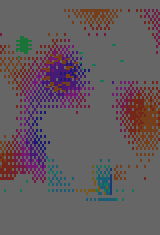
#> input picture dumps/2026-11-21-planes/runtime/01-artist-plasma/composite.png, 160 x 235 px, given in place of title_city_reference.png, which was not available
$ python dump_bitmap_assets.py
#> lines starting #> are read from the running program, lines starting #| are printed output that depends on the picture
### tools/title_plasma.py
"""Full-screen animated GTIA 11 plasma with hue-only lettering.

The 6502 synthesizes an 80x64 wave field in the inactive framebuffer,
adds the static skyline, then composites the lettering and dissolve masks.
ANTIC repeats each source line three times.
"""
import math
from pathlib import Path
from PIL import Image
from build_sequence import Code, TITLE_TICK
from school_portrait_bank import bank_value
from music_timing import tick_at_beat
import title_water

SIZE = 2272
STATE = 0x83e0
FRAME_BYTES = 2560
LETTER_PAGES = 5
PLASMA_STEP_TICKS = 16
FIRST_BANK = 40
PLASMA_ENTRY = 0x4000
WAVE_TABLES = 0x4500
VERTICAL_WAVE = 0x4d00
SKYLINE_DATA = 0x4e00
SKYLINE_FIRST_PAGE = 5
SKYLINE_PAGES = 5
FADE_RANKS = 0x5500
FADE_LOOKUP = 0x5f00
FADE_ENTRY = 0x6500
# Whole pages after the arena helpers and in two unused side-actor gaps.
MASK_PAGE_SLOTS = (*((bank, 0x73, 0x80) for bank in range(20, 24)),
                   (36, 0x50, 0x54), (37, 0x50, 0x54))
TRANSITION_START = TITLE_TICK
CITY_REVEAL_START = 1024
BAYER_4 = (0, 8, 2, 10, 12, 4, 14, 6, 3, 11, 1, 9, 15, 7, 13, 5)

# Compact slab-serif capitals, hand-drawn for the 80x64 GTIA grid. These
# blocky forms echo the multicoloured, extruded title in the reference image.
TITLE_GLYPHS = {
    'A': ('01110','11011','11011','11111','11011','11011','11011'),
    'B': ('11110','11011','11011','11110','11011','11011','11110'),
    'E': ('11111','11000','11000','11110','11000','11000','11111'),
    'H': ('11011','11011','11011','11111','11011','11011','11011'),
    'I': ('11111','01110','01110','01110','01110','01110','11111'),
    'K': ('11011','11011','11110','11100','11110','11011','11011'),
    'L': ('11000','11000','11000','11000','11000','11000','11111'),
    'M': ('11011','11111','11111','11011','11011','11011','11011'),
    'N': ('10001','11001','11101','10101','10111','10011','10001'),
    'O': ('01110','11011','11011','11011','11011','11011','01110'),
    'P': ('11110','11011','11011','11110','11000','11000','11000'),
    'R': ('11110','11011','11011','11110','11100','11110','11011'),
    'S': ('01111','11000','11000','01110','00011','00011','11110'),
    'T': ('11111','11111','01110','01110','01110','01110','01110'),
    'W': ('11011','11011','11011','11011','11111','11111','01010'),
    ' ': ('00000',)*7,
}


# [10 lines left out: function dither_hue, not called in this run]


# Stable, saturated face colours; the offset shadow uses neutral hue zero.
LETTER_HUES = (9, 11, 13, 10, 12, 14, 15, 9)

# All coordinates below are source GTIA pixels (80x64). A source row is
# displayed three times. Keep the title and its extrusion above the skyline.
CARDS = ((('TAME', 2, 0, None), ('IMPALA', 2, 48, None)),
         (('I KNOW', 2, 33, None), ('THE BETTER', 1, 66, None),
          ('THE LESS', 1, 0, None)))
CARD_Y_SCALE = (2,1)
ZURAW_LEFT, ZURAW_TOP = 22, 35
ZURAW_WIDTH, ZURAW_HEIGHT = 36, 29


def zuraw_artwork():
    """Hand-drawn Motlawa facade: round brick towers and projecting timber.

    Shape reference: National Maritime Museum / Visit Gdansk. Contrast comes
    from black keylines, cyan brickwork, warm tiles and golden timber edges.
    Source pixels are wider than tall in the corrected Atari preview.
    """
    p=[[None]*40 for _ in range(32)]
    def dot(x,y,ink):
        if 0<=x<40 and 0<=y<32:p[y][x]=ink
    def line(x0,y0,x1,y1,ink):
        n=max(abs(x1-x0),abs(y1-y0),1)
        for i in range(n+1):dot(round(x0+(x1-x0)*i/n),round(y0+(y1-y0)*i/n),ink)
    def polygon(points,ink,outline=0):
#> called with ink = 8, outline = 0
        for y in range(32):
            for x in range(40):
                inside=False;px,py=x+.5,y+.5
                for (ax,ay),(bx,by) in zip(points,points[1:]+points[:1]):
                    if (ay>py)!=(by>py) and px<(bx-ax)*(py-ay)/(by-ay)+ax:inside=not inside
                if inside:dot(x,y,ink)
        for a,b in zip(points,points[1:]+points[:1]):line(*a,*b,outline)
    # Continuous rear gatehouse wall: the towers attach to the timber core,
    # with no slit of moving plasma between the left tower and the crane.
    polygon([(13,14),(31,14),(31,30),(13,30)],8)
    # Rounded, shaded masonry cylinders under steep red tiled roofs.
    for left,right,top in ((1,18,15),(28,38,16)):
        polygon([(left+1,top),(right-1,top),(right,top+2),(right,30),
                 (left,30),(left,top+2)],9)
        line(left+1,top+2,left+1,29,10)
        line(right-1,top+2,right-1,29,8)
        for y in range(top+3,30,3):
            for x in range(left+3,right-1):
                if (x+y//3)%4!=0:dot(x,y,10)
        for x,y in ((left+4,top+3),(right-4,top+10),(left+4,top+12)):
            line(x,y,x,y+2,0);dot(x+1,y+1,1)
    polygon([(0,16),(9,8),(19,16)],3)
    polygon([(27,17),(32,10),(39,17)],3)
    for x in range(2,19,3):line(9,9,x,15,2)
    for x in range(28,39,3):line(32,11,x,16,2)
    line(1,16,18,16,9);line(28,17,38,17,9)
    # Tall roof with the protruding gable clearly above the two towers.
    polygon([(14,10),(18,4),(25,1),(31,7),(28,10)],3)
    for x in (17,20,23):line(24,2,x,9,2)
    line(14,10,18,4,9)
    polygon([(18,10),(21,7),(29,8),(28,24),(19,25)],0)
    line(19,11,19,24,1);line(21,10,21,23,1);line(27,10,27,23,1)
    for y in (12,17,22):line(21,y,27,y,1)
    # Upper loading hood and lower flared housing: the historic crane's
    # recognisable two projections, rather than an industrial jib/gantry.
    polygon([(21,7),(25,4),(30,8),(30,10),(20,10)],0)
    line(21,7,25,4,9);line(26,5,29,8,1)
    line(24,8,26,8,15);line(25,10,25,24,0)
    polygon([(20,24),(28,24),(31,28),(28,29),(17,29)],0)
    line(20,24,18,28,1);line(28,24,30,28,1)
    line(20,28,28,28,1)
    # Open water gate, hoisting rope, quay and slim cool edge.
    polygon([(18,29),(27,29),(27,31),(18,31)],0)
    line(23,29,23,30,15)
    line(0,31,39,31,9)
    line(25,0,25,1,1);dot(26,0,1)
    # Slightly smaller, categorical pixel resampling; preserve roof peak and quay.
    return tuple(tuple(p[round(y*31/(ZURAW_HEIGHT-1))][round(x*39/(ZURAW_WIDTH-1))]
                       for x in range(ZURAW_WIDTH)) for y in range(ZURAW_HEIGHT))


ZURAW = zuraw_artwork()


# [4 lines left out: function zuraw_hue, not called in this run]


def city_picture():
    """Convert the supplied Atari picture to the title's 80 by 64 grid."""
    path = Path(__file__).resolve().parents[1] / 'assets/art/source/title_city_reference.png'
    # The input is 160x103 display pixels. GTIA pixels are two display pixels
    # wide and each source row is displayed three times: 34 rows preserve its
    # height to within one display pixel, anchored to the bottom of the frame.
    picture = Image.open(path).convert('RGB').crop((1, 0, 159, 103))
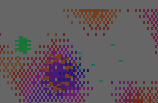
#> picture: PIL image 158x103 RGB; mean R, G, B 100.9, 88.2, 94.7
    picture = picture.resize((80, 34), Image.Resampling.NEAREST)
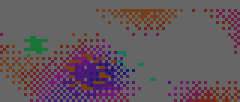
#> picture: PIL image 80x34 RGB (shown 3 times larger); mean R, G, B 100.9, 88.2, 94.8
    colors = {(13,58,115): None, (134,178,234): 9, (155,84,70): 3,
              (60,60,60): 1, (4,4,4): 0, (0,0,0): 0,
              (8,5,5): 0, (255,255,0): None}
#> (the run stopped early here; a loop or call above may not have finished)

$ run again, on dumps/2026-11-21-planes/runtime/02-title-plasma/composite@4x.png
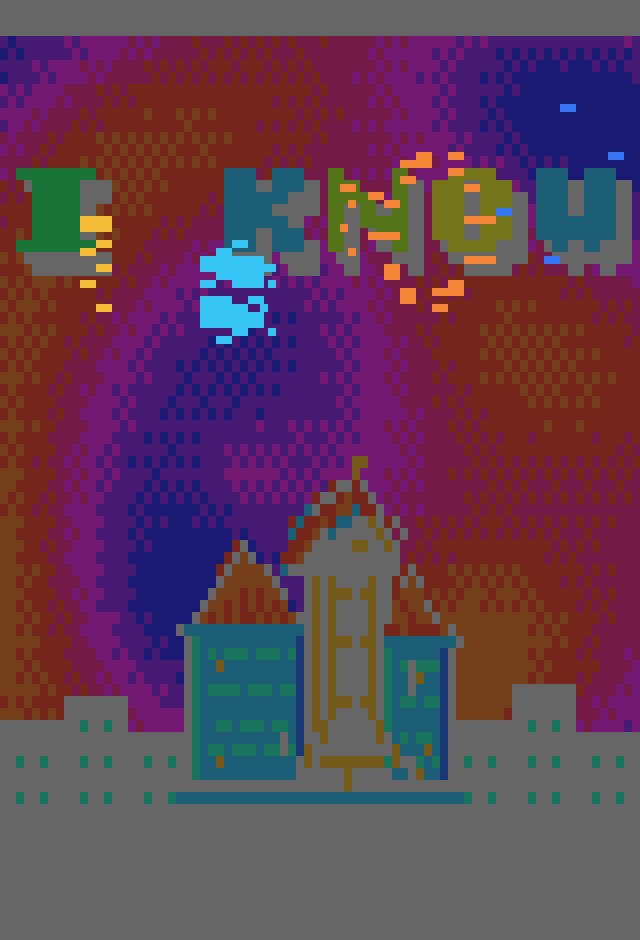
#> input picture dumps/2026-11-21-planes/runtime/02-title-plasma/composite@4x.png, 640 x 940 px, given in place of title_city_reference.png, which was not available
#> in city_picture, `picture = Image.open(path).convert('RGB').crop((1, 0, 159, 103))`:
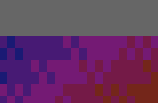
#> picture: PIL image 158x103 RGB; mean R, G, B 101.5, 53.3, 97.8
#> in city_picture, `picture = picture.resize((80, 34), Image.Resampling.NEAREST)`:
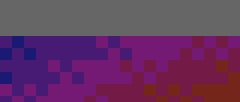
#> picture: PIL image 80x34 RGB (shown 3 times larger); mean R, G, B 101.3, 53.6, 98
